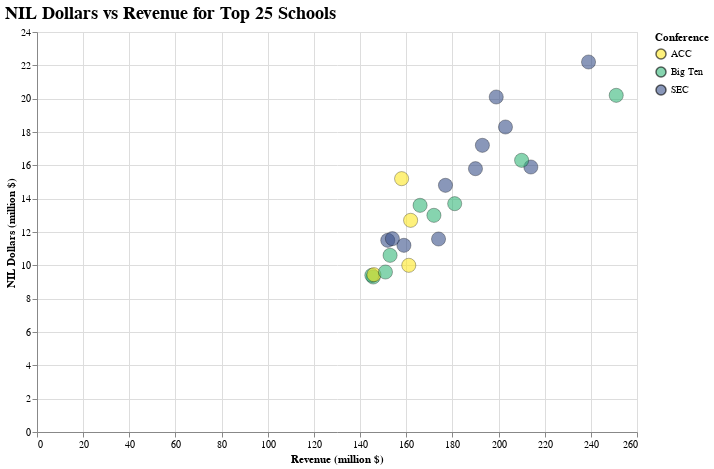

Notebook code cell kept with this figure:
### Markdown cell above
# Scatterplot

### Code cell
# scatterplot


df = pd.read_csv("NIL_conference_map.csv", dtype=str)
df = df.dropna(subset=["nil_dollars", "revenue", "conference"])
df["nil_dollars"] = pd.to_numeric(df["nil_dollars"], errors="coerce")
df["revenue"]     = pd.to_numeric(df["revenue"],     errors="coerce")

# colors
confs   = sorted(df["conference"].unique())
palette = ["#FDE725", "#35B779", "#3B528B"][:len(confs)]

# dropdown menu for conference
conf_param = alt.param(
    name   = "selected_conf",
    bind   = alt.binding_select(options=["All"] + confs, name="Conference "),
    value  = "All"
)

# zoom in and out
zoom = alt.selection_interval(bind="scales")

# scatterplot
scatter = (
    alt.Chart(df)
       .mark_circle(size=200, opacity=0.6, stroke="black", strokeWidth=0.5)
       .encode(
           x=alt.X("revenue:Q", title="Revenue (million $)"),
           y=alt.Y("nil_dollars:Q", title="NIL Dollars (million $)"),
           color=alt.Color(
               "conference:N",
               title="Conference",
               scale=alt.Scale(domain=confs, range=palette)
           ),
           tooltip=[
               alt.Tooltip("school:N", title="School"),
               alt.Tooltip("conference:N", title="Conference"),
               alt.Tooltip("nil_dollars:Q", title="NIL ($M)", format=",.1f"),
               alt.Tooltip("revenue:Q", title="Revenue ($M)", format=",.1f")
           ]
       )
       .add_params(conf_param, zoom)
       .transform_filter(
           "selected_conf == 'All' || datum.conference == selected_conf"
       )
       .properties(width=600, height=400, title="NIL Dollars vs Revenue for Top 25 Schools"
        ).configure_title(fontSize=18, anchor="start"))

scatter

### Figure 1 — Vega-Lite specification as saved in the notebook (floating-point values rounded to 4 significant figures)
{"config": {"view": {"continuousWidth": 300, "continuousHeight": 300}, "title": {"anchor": "start", "fontSize": 18}}, "data": {"name": "data-4d2d736a159e89a95d890f0a9b20be41"}, "mark": {"type": "circle", "opacity": 0.6, "size": 200, "stroke": "black", "strokeWidth": 0.5}, "encoding": {"color": {"field": "conference", "scale": {"domain": ["ACC", "Big Ten", "SEC"], "range": ["#FDE725", "#35B779", "#3B528B"]}, "title": "Conference", "type": "nominal"}, "tooltip": [{"field": "school", "title": "School", "type": "nominal"}, {"field": "conference", "title": "Conference", "type": "nominal"}, {"field": "nil_dollars", "format": ",.1f", "title": "NIL ($M)", "type": "quantitative"}, {"field": "revenue", "format": ",.1f", "title": "Revenue ($M)", "type": "quantitative"}], "x": {"field": "revenue", "title": "Revenue (million $)", "type": "quantitative"}, "y": {"field": "nil_dollars", "title": "NIL Dollars (million $)", "type": "quantitative"}}, "height": 400, "params": [{"name": "selected_conf", "bind": {"input": "select", "options": ["All", "ACC", "Big Ten", "SEC"], "name": "Conference "}, "value": "All"}, {"name": "param_5", "select": {"type": "interval"}, "bind": "scales"}], "title": "NIL Dollars vs Revenue for Top 25 Schools", "transform": [{"filter": "selected_conf == 'All' || datum.conference == selected_conf"}], "width": 600, "$schema": "https://vega.github.io/schema/vega-lite/v5.20.1.json", "datasets": {"data-4d2d736a159e89a95d890f0a9b20be41": [{"original_column": "Illinois Fighting Illini: $9.3 million", "school": "University of Illinois", "state": "Illinois", "nil_dollars": 9.3, "conference": "Big Ten", "revenue": 145.7}, {"original_column": "Washington Huskies: $9.4 million", "school": "University of Washington", "state": "Washington", "nil_dollars": 9.4, "conference": "Big Ten", "revenue": 145.1}, {"original_column": "Louisville Cardinals: $9.44 million", "school": "University of Louisville", "state": "Kentucky", "nil_dollars": 9.44, "conference": "ACC", "revenue": 146.0}, {"original_column": "Iowa Hawkeyes: $9.6 million", "school": "University of Iowa", "state": "Iowa", "nil_dollars": 9.6, "conference": "Big Ten", "revenue": 151.0}, {"original_column": "Florida State Seminoles: $10 million", "school": "Florida State University", "state": "Florida", "nil_dollars": 10.0, "conference": "ACC", "revenue": 161.1}, {"original_column": "Oregon Ducks: $10.6 million", "school": "Oregon", "state": "Oregon", "nil_dollars": 10.6, "conference": "Big Ten", "revenue": 153.0}, {"original_column": "Kentucky Wildcats: $11.2 million", "school": "University of Kentucky", "state": "Kentucky", "nil_dollars": 11.2, "conference": "SEC", "revenue": 159.0}, {"original_column": "Arkansas Razorbacks: $11.5 million", "school": "University of Arkansas", "state": "Arkansas", "nil_dollars": 11.5, "conference": "SEC", "revenue": 152.0}, {"original_column": "Auburn Tigers: $11.58 million", "school": "Aurburn University", "state": "Alabama", "nil_dollars": 11.58, "conference": "SEC", "revenue": 174.0}, {"original_column": "Tennessee Volunteers: $11.6 million", "school": "University of Tennessee", "state": "Tennessee", "nil_dollars": 11.6, "conference": "SEC", "revenue": 154.0}, {"original_column": "Virginia Cavaliers: $12.7 million", "school": "Virginia", "state": "Virginia", "nil_dollars": 12.7, "conference": "ACC", "revenue": 161.9}, {"original_column": "Michigan State Spartans: $13 million", "school": "Michigan State", "state": "Michigan", "nil_dollars": 13.0, "conference": "Big Ten", "revenue": 172.0}, {"original_column": "Indiana Hoosiers: $13.6 million", "school": "Indiana", "state": "Indiana", "nil_dollars": 13.6, "conference": "Big Ten", "revenue": 166.0}, {"original_column": "Penn State Nittany Lions: $13.7 million", "school": "Penn State", "state": "Pennsylvania", "nil_dollars": 13.7, "conference": "Big Ten", "revenue": 181.0}, {"original_column": "Oklahoma Sooners ($14.8M)", "school": "University of Oklahoma", "state": "Oklahoma", "nil_dollars": 14.8, "conference": "SEC", "revenue": 177.0}, {"original_column": "Clemson Tigers ($15.2M)", "school": "Clemson University", "state": "South Carolina", "nil_dollars": 15.2, "conference": "ACC", "revenue": 158.0}, {"original_column": "Florida Gators ($15.8M)", "school": "University of Florida", "state": "Florida", "nil_dollars": 15.8, "conference": "SEC", "revenue": 190.0}, {"original_column": "Alabama Crimson Tide ($15.9M)", "school": "Alabama", "state": "Alabama", "nil_dollars": 15.9, "conference": "SEC", "revenue": 214.0}, {"original_column": "Michigan Wolverines ($16.3M)", "school": "University of Michigan", "state": "Michigan", "nil_dollars": 16.3, "conference": "Big Ten", "revenue": 210.0}, {"original_column": "Texas A&M Aggies ($17.2M)", "school": "Texas A&M", "state": "Texas", "nil_dollars": 17.2, "conference": "SEC", "revenue": 193.0}, {"original_column": "Georgia Bulldogs ($18.3M)", "school": "Georgia", "state": "Georgia", "nil_dollars": 18.3, "conference": "SEC", "revenue": 203.0}, {"original_column": "LSU Tigers ($20.1M)", "school": "LSU", "state": "Louisiana", "nil_dollars": 20.1, "conference": "SEC", "revenue": 199.0}, {"original_column": "Ohio State Buckeyes ($20.2M)", "school": "Ohio State", "state": "Ohio", "nil_dollars": 20.2, "conference": "Big Ten", "revenue": 251.0}, {"original_column": "Texas Longhorns ($22.2M)", "school": "Texas", "state": "Texas", "nil_dollars": 22.2, "conference": "SEC", "revenue": 239.0}]}}
